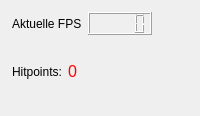
<?xml version="1.0" encoding="UTF-8"?>
<ui version="4.0">
 <class>FPSWidget</class>
 <widget class="QDockWidget" name="FPSWidget">
  <property name="geometry">
   <rect>
    <x>0</x>
    <y>0</y>
    <width>200</width>
    <height>116</height>
   </rect>
  </property>
  <property name="sizePolicy">
   <sizepolicy hsizetype="MinimumExpanding" vsizetype="MinimumExpanding">
    <horstretch>0</horstretch>
    <verstretch>0</verstretch>
   </sizepolicy>
  </property>
  <property name="minimumSize">
   <size>
    <width>200</width>
    <height>100</height>
   </size>
  </property>
  <property name="baseSize">
   <size>
    <width>200</width>
    <height>100</height>
   </size>
  </property>
  <property name="features">
   <set>QDockWidget::DockWidgetFloatable|QDockWidget::DockWidgetMovable</set>
  </property>
  <property name="windowTitle">
   <string>FPS</string>
  </property>
  <widget class="QWidget" name="dockWidgetContents">
   <widget class="QWidget" name="layoutWidget">
    <property name="geometry">
     <rect>
      <x>10</x>
      <y>10</y>
      <width>171</width>
      <height>31</height>
     </rect>
    </property>
    <layout class="QFormLayout" name="formLayout">
     <property name="sizeConstraint">
      <enum>QLayout::SetFixedSize</enum>
     </property>
     <property name="fieldGrowthPolicy">
      <enum>QFormLayout::ExpandingFieldsGrow</enum>
     </property>
     <property name="labelAlignment">
      <set>Qt::AlignLeading|Qt::AlignLeft|Qt::AlignVCenter</set>
     </property>
     <property name="leftMargin">
      <number>2</number>
     </property>
     <property name="topMargin">
      <number>2</number>
     </property>
     <property name="rightMargin">
      <number>2</number>
     </property>
     <property name="bottomMargin">
      <number>2</number>
     </property>
     <item row="0" column="0">
      <widget class="QLabel" name="label">
       <property name="text">
        <string>Aktuelle FPS</string>
       </property>
      </widget>
     </item>
     <item row="0" column="1">
      <widget class="QLCDNumber" name="lcdNumber"/>
     </item>
    </layout>
   </widget>
   <widget class="QWidget" name="layoutWidget_2">
    <property name="geometry">
     <rect>
      <x>10</x>
      <y>60</y>
      <width>171</width>
      <height>46</height>
     </rect>
    </property>
    <layout class="QFormLayout" name="formLayout_2">
     <property name="sizeConstraint">
      <enum>QLayout::SetFixedSize</enum>
     </property>
     <property name="fieldGrowthPolicy">
      <enum>QFormLayout::ExpandingFieldsGrow</enum>
     </property>
     <property name="labelAlignment">
      <set>Qt::AlignLeading|Qt::AlignLeft|Qt::AlignVCenter</set>
     </property>
     <property name="leftMargin">
      <number>2</number>
     </property>
     <property name="topMargin">
      <number>2</number>
     </property>
     <property name="rightMargin">
      <number>2</number>
     </property>
     <property name="bottomMargin">
      <number>2</number>
     </property>
     <item row="0" column="0">
      <widget class="QLabel" name="label_2">
       <property name="text">
        <string>Hitpoints:</string>
       </property>
      </widget>
     </item>
     <item row="0" column="1">
      <widget class="QLabel" name="hitpointsLabel">
       <property name="palette">
        <palette>
         <active>
          <colorrole role="WindowText">
           <brush brushstyle="SolidPattern">
            <color alpha="255">
             <red>255</red>
             <green>0</green>
             <blue>0</blue>
            </color>
           </brush>
          </colorrole>
          <colorrole role="Button">
           <brush brushstyle="SolidPattern">
            <color alpha="255">
             <red>255</red>
             <green>0</green>
             <blue>0</blue>
            </color>
           </brush>
          </colorrole>
          <colorrole role="Light">
           <brush brushstyle="SolidPattern">
            <color alpha="255">
             <red>255</red>
             <green>127</green>
             <blue>127</blue>
            </color>
           </brush>
          </colorrole>
          <colorrole role="Midlight">
           <brush brushstyle="SolidPattern">
            <color alpha="255">
             <red>255</red>
             <green>63</green>
             <blue>63</blue>
            </color>
           </brush>
          </colorrole>
          <colorrole role="Dark">
           <brush brushstyle="SolidPattern">
            <color alpha="255">
             <red>127</red>
             <green>0</green>
             <blue>0</blue>
            </color>
           </brush>
          </colorrole>
          <colorrole role="Mid">
           <brush brushstyle="SolidPattern">
            <color alpha="255">
             <red>170</red>
             <green>0</green>
             <blue>0</blue>
            </color>
           </brush>
          </colorrole>
          <colorrole role="Text">
           <brush brushstyle="SolidPattern">
            <color alpha="255">
             <red>255</red>
             <green>0</green>
             <blue>0</blue>
            </color>
           </brush>
          </colorrole>
          <colorrole role="BrightText">
           <brush brushstyle="SolidPattern">
            <color alpha="255">
             <red>255</red>
             <green>255</green>
             <blue>255</blue>
            </color>
           </brush>
          </colorrole>
          <colorrole role="ButtonText">
           <brush brushstyle="SolidPattern">
            <color alpha="255">
             <red>255</red>
             <green>0</green>
             <blue>0</blue>
            </color>
           </brush>
          </colorrole>
          <colorrole role="Base">
           <brush brushstyle="SolidPattern">
            <color alpha="255">
             <red>255</red>
             <green>255</green>
             <blue>255</blue>
            </color>
           </brush>
          </colorrole>
          <colorrole role="Window">
           <brush brushstyle="SolidPattern">
            <color alpha="255">
             <red>255</red>
             <green>0</green>
             <blue>0</blue>
            </color>
           </brush>
          </colorrole>
          <colorrole role="Shadow">
           <brush brushstyle="SolidPattern">
            <color alpha="255">
             <red>0</red>
             <green>0</green>
             <blue>0</blue>
            </color>
           </brush>
          </colorrole>
          <colorrole role="AlternateBase">
           <brush brushstyle="SolidPattern">
            <color alpha="255">
             <red>255</red>
             <green>127</green>
             <blue>127</blue>
            </color>
           </brush>
          </colorrole>
          <colorrole role="ToolTipBase">
           <brush brushstyle="SolidPattern">
            <color alpha="255">
             <red>255</red>
             <green>255</green>
             <blue>220</blue>
            </color>
           </brush>
          </colorrole>
          <colorrole role="ToolTipText">
           <brush brushstyle="SolidPattern">
            <color alpha="255">
             <red>255</red>
             <green>0</green>
             <blue>0</blue>
            </color>
           </brush>
          </colorrole>
         </active>
         <inactive>
          <colorrole role="WindowText">
           <brush brushstyle="SolidPattern">
            <color alpha="255">
             <red>255</red>
             <green>0</green>
             <blue>0</blue>
            </color>
           </brush>
          </colorrole>
          <colorrole role="Button">
           <brush brushstyle="SolidPattern">
            <color alpha="255">
             <red>255</red>
             <green>0</green>
             <blue>0</blue>
            </color>
           </brush>
          </colorrole>
          <colorrole role="Light">
           <brush brushstyle="SolidPattern">
            <color alpha="255">
             <red>255</red>
             <green>127</green>
             <blue>127</blue>
            </color>
           </brush>
          </colorrole>
          <colorrole role="Midlight">
           <brush brushstyle="SolidPattern">
            <color alpha="255">
             <red>255</red>
             <green>63</green>
             <blue>63</blue>
            </color>
           </brush>
          </colorrole>
          <colorrole role="Dark">
           <brush brushstyle="SolidPattern">
            <color alpha="255">
             <red>127</red>
             <green>0</green>
             <blue>0</blue>
            </color>
           </brush>
          </colorrole>
          <colorrole role="Mid">
           <brush brushstyle="SolidPattern">
            <color alpha="255">
             <red>170</red>
             <green>0</green>
             <blue>0</blue>
            </color>
           </brush>
          </colorrole>
          <colorrole role="Text">
           <brush brushstyle="SolidPattern">
            <color alpha="255">
             <red>255</red>
             <green>0</green>
             <blue>0</blue>
            </color>
           </brush>
          </colorrole>
          <colorrole role="BrightText">
           <brush brushstyle="SolidPattern">
            <color alpha="255">
             <red>255</red>
             <green>255</green>
             <blue>255</blue>
            </color>
           </brush>
          </colorrole>
          <colorrole role="ButtonText">
           <brush brushstyle="SolidPattern">
            <color alpha="255">
             <red>255</red>
             <green>0</green>
             <blue>0</blue>
            </color>
           </brush>
          </colorrole>
          <colorrole role="Base">
           <brush brushstyle="SolidPattern">
            <color alpha="255">
             <red>255</red>
             <green>255</green>
             <blue>255</blue>
            </color>
           </brush>
          </colorrole>
          <colorrole role="Window">
           <brush brushstyle="SolidPattern">
            <color alpha="255">
             <red>255</red>
             <green>0</green>
             <blue>0</blue>
            </color>
           </brush>
          </colorrole>
          <colorrole role="Shadow">
           <brush brushstyle="SolidPattern">
            <color alpha="255">
             <red>0</red>
             <green>0</green>
             <blue>0</blue>
            </color>
           </brush>
          </colorrole>
          <colorrole role="AlternateBase">
           <brush brushstyle="SolidPattern">
            <color alpha="255">
             <red>255</red>
             <green>127</green>
             <blue>127</blue>
            </color>
           </brush>
          </colorrole>
          <colorrole role="ToolTipBase">
           <brush brushstyle="SolidPattern">
            <color alpha="255">
             <red>255</red>
             <green>255</green>
             <blue>220</blue>
            </color>
           </brush>
          </colorrole>
          <colorrole role="ToolTipText">
           <brush brushstyle="SolidPattern">
            <color alpha="255">
             <red>255</red>
             <green>0</green>
             <blue>0</blue>
            </color>
           </brush>
          </colorrole>
         </inactive>
         <disabled>
          <colorrole role="WindowText">
           <brush brushstyle="SolidPattern">
            <color alpha="255">
             <red>127</red>
             <green>0</green>
             <blue>0</blue>
            </color>
           </brush>
          </colorrole>
          <colorrole role="Button">
           <brush brushstyle="SolidPattern">
            <color alpha="255">
             <red>255</red>
             <green>0</green>
             <blue>0</blue>
            </color>
           </brush>
          </colorrole>
          <colorrole role="Light">
           <brush brushstyle="SolidPattern">
            <color alpha="255">
             <red>255</red>
             <green>127</green>
             <blue>127</blue>
            </color>
           </brush>
          </colorrole>
          <colorrole role="Midlight">
           <brush brushstyle="SolidPattern">
            <color alpha="255">
             <red>255</red>
             <green>63</green>
             <blue>63</blue>
            </color>
           </brush>
          </colorrole>
          <colorrole role="Dark">
           <brush brushstyle="SolidPattern">
            <color alpha="255">
             <red>127</red>
             <green>0</green>
             <blue>0</blue>
            </color>
           </brush>
          </colorrole>
          <colorrole role="Mid">
           <brush brushstyle="SolidPattern">
            <color alpha="255">
             <red>170</red>
             <green>0</green>
             <blue>0</blue>
            </color>
           </brush>
          </colorrole>
          <colorrole role="Text">
           <brush brushstyle="SolidPattern">
            <color alpha="255">
             <red>127</red>
             <green>0</green>
             <blue>0</blue>
            </color>
           </brush>
          </colorrole>
          <colorrole role="BrightText">
           <brush brushstyle="SolidPattern">
            <color alpha="255">
             <red>255</red>
             <green>255</green>
             <blue>255</blue>
            </color>
           </brush>
          </colorrole>
          <colorrole role="ButtonText">
           <brush brushstyle="SolidPattern">
            <color alpha="255">
             <red>127</red>
             <green>0</green>
             <blue>0</blue>
            </color>
           </brush>
          </colorrole>
          <colorrole role="Base">
           <brush brushstyle="SolidPattern">
            <color alpha="255">
             <red>255</red>
             <green>0</green>
             <blue>0</blue>
            </color>
           </brush>
          </colorrole>
          <colorrole role="Window">
           <brush brushstyle="SolidPattern">
            <color alpha="255">
             <red>255</red>
             <green>0</green>
             <blue>0</blue>
            </color>
           </brush>
          </colorrole>
          <colorrole role="Shadow">
           <brush brushstyle="SolidPattern">
            <color alpha="255">
             <red>0</red>
             <green>0</green>
             <blue>0</blue>
            </color>
           </brush>
          </colorrole>
          <colorrole role="AlternateBase">
           <brush brushstyle="SolidPattern">
            <color alpha="255">
             <red>255</red>
             <green>0</green>
             <blue>0</blue>
            </color>
           </brush>
          </colorrole>
          <colorrole role="ToolTipBase">
           <brush brushstyle="SolidPattern">
            <color alpha="255">
             <red>255</red>
             <green>255</green>
             <blue>220</blue>
            </color>
           </brush>
          </colorrole>
          <colorrole role="ToolTipText">
           <brush brushstyle="SolidPattern">
            <color alpha="255">
             <red>255</red>
             <green>0</green>
             <blue>0</blue>
            </color>
           </brush>
          </colorrole>
         </disabled>
        </palette>
       </property>
       <property name="font">
        <font>
         <pointsize>12</pointsize>
        </font>
       </property>
       <property name="text">
        <string>0</string>
       </property>
      </widget>
     </item>
    </layout>
   </widget>
  </widget>
 </widget>
 <resources/>
 <connections/>
</ui>
